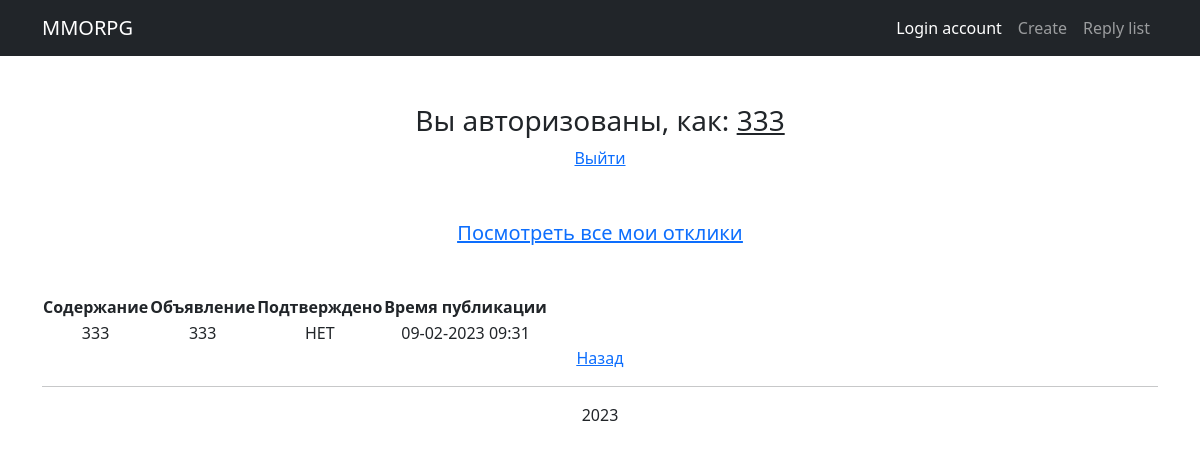
/replies/1 (signed in), run on the app's committed database.
### blog/models.py (models this page shows, shortened)
class Reply(models.Model):
    post = models.ForeignKey(Post, on_delete=models.CASCADE, verbose_name='Пост отклика')
    author = models.ForeignKey(User, on_delete=models.CASCADE, verbose_name='Автор отклика')
    date = models.DateTimeField(auto_now_add=True, verbose_name='Дата отклика')
    text = models.TextField(verbose_name='Содержимое отклика')
    accept_status = models.BooleanField(default=False, verbose_name='Принятие отклика')
    class Meta:
        verbose_name = 'Reply'
        verbose_name_plural = 'Replies'

class Post(models.Model):
    author = models.ForeignKey(User, on_delete=models.CASCADE, verbose_name='Автор поста')
    date = models.DateTimeField(auto_now_add=True, verbose_name='Дата поста')
    title = models.CharField(max_length=255, verbose_name='Заголовок поста')
    text = RichTextUploadingField(blank=True, null=True, verbose_name='Сожержимое поста')
    categories = [
        ('tank', 'Танки'),
        ('healer', 'Хилы'),
        ('damage dealer', 'ДД'),
        ('vendor', 'Торговцы'),
        ('guildmaster', 'Гилдмастеры'),
        ('questgiver', 'Квестгиверы'),
        ('blacksmith', 'Кузнецы'),
        ('leatherworker', 'Кожевники'),
        ('potion maker', 'Зельевары'),
        ('spellmaster', 'Мастера заклинаний'),
    ]
    category = models.CharField(max_length=20, choices=categories)
    def __str__(self):
        return self.title
    class Meta:
        verbose_name = 'Post'
        verbose_name_plural = 'Posts'

### blog/views.py (the view)
# urls.py: path('replies/<int:pk>', ReplyDetails.as_view(), name='reply_details'),
class ReplyDetails(LoginRequiredMixin, DetailView):
    model = Reply
    template_name = 'reply_details.html'
    context_object_name = 'reply'

### templates/reply_details.html
{% extends 'static/index.html' %}
{% block title %}
<h3>Вы авторизованы, как: <u>{{ user }}</u></h3> <a href={% url 'account_logout' %}>Выйти</a><br><br><br>
{% endblock %}
{% block content %}
{% if user == object.author %}
    <a href={% url 'reply_list' %}><u>Посмотреть все мои отклики</u></a><br><br>
    <table>
        <thead>
            <tr>
                <th>Содержание</th>
                <th>Объявление</th>
                <th>Подтверждено</th>
                <th>Время публикации</th>
            </tr>
        </thead>
        <tbody>
            <tr>
                <td>{{ object.text }}</td>
                <td>{{ object.post }}</td>
                <td>{% if oject.accept_status %}ДА{% else %}НЕТ{% endif %}</td>
                <td>{{ object.date|date:"d-m-Y H:i" }}</td>
            </tr>
        </tbody>
    </table>
{% else %}
    <h1><br>Эта страница доступна только автору отклика</h1>
{% endif %}
<a href={% url 'main' %}><u>Назад</u></a>
{% endblock %}

### data on the page
Reply: text "333", post "333", date "09-02-2023 09:31"

### other printed values
{{ user }} "333"
